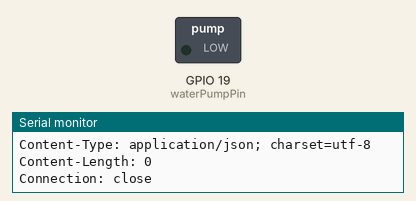
A sketch run on a simulated ESP32. On the bench: switched loads named in the sketch (green lamp = pin HIGH), the last lines printed to the serial monitor. WiFi joins after 1.5 s; servers stay silent unless stated; uploads are accepted with an empty reply.

Above: at 2.1 s.
At 4.9 s:
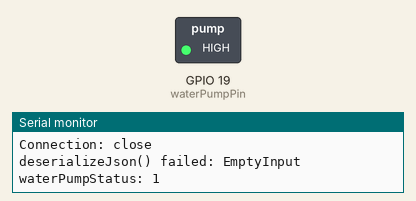
Timing chart, 0 to 12.6 s (numbered marks = the images above):
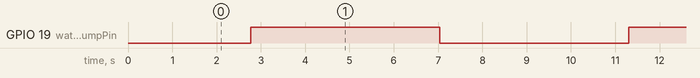

The sketch:

WiFiClient.ino
```cpp
/*
    Go to thingspeak.com and create an account if you don't have one already.
    After logging in, click on the "New Channel" button to create a new channel for your data. This is where your data will be stored and displayed.
    Fill in the Name, Description, and other fields for your channel as desired, then click the "Save Channel" button.
    Take note of the "Write API Key" located in the "API keys" tab, this is the key you will use to send data to your channel.
    Replace the channelID from tab "Channel Settings" and privateKey with "Read API Keys" from "API Keys" tab.
    Replace the host variable with the thingspeak server hostname "api.thingspeak.com"
    Upload the sketch to your ESP32 board and make sure that the board is connected to the internet. The ESP32 should now send data to your Thingspeak channel at the intervals specified by the loop function.
    Go to the channel view page on thingspeak and check the "Field1" for the new incoming data.
    You can use the data visualization and analysis tools provided by Thingspeak to display and process your data in various ways.
    Please note, that Thingspeak accepts only integer values.

    You can later check the values at https://thingspeak.com/channels/2005329
    Please note that this public channel can be accessed by anyone and it is possible that more people will write their values.
 */

#include <WiFi.h>
#include <ArduinoJson.h>
#include <ArduinoJson.hpp>


const char* ssid = "ChinaNet-8C79-WiFi5";  // Change this to your WiFi SSID
const char* password = "5a63r364";         // Change this to your WiFi password

const char* host = "192.168.71.139";            // This should not be changed
const int httpPort = 8008;                      // This should not be changed
const String channelID = "2005329";             // Change this to your channel ID
const String writeApiKey = "V6YOTILH9I7D51F9";  // Change this to your Write API key
const String readApiKey = "34W6LGLIFXD56MPM";   // Change this to your Read API key

const int waterPumpPin = 19;
int waterPumpStatus = LOW;

// The default example accepts one data filed named "field1"
// For your own server you can ofcourse create more of them.
int field1 = 0;

int numberOfResults = 3;  // Number of results to be read
int fieldNumber = 1;      // Field number which will be read out

void setup() {
  Serial.begin(115200);
  while (!Serial) { delay(100); }

  // We start by connecting to a WiFi network

  Serial.println();
  Serial.println("******************************************************");
  Serial.print("Connecting to ");
  Serial.println(ssid);

  WiFi.begin(ssid, password);

  while (WiFi.status() != WL_CONNECTED) {
    delay(500);
    Serial.print(".");
  }

  Serial.println("");
  Serial.println("WiFi connected");
  Serial.println("IP address: ");
  Serial.println(WiFi.localIP());

  pinMode(waterPumpPin, OUTPUT);
}

void readGetUserResponse(WiFiClient* client) {
  unsigned long timeout = millis();
  while (client->available() == 0) {
    if (millis() - timeout > 5000) {
      Serial.println(">>> Client Timeout !");
      client->stop();
      return;
    }
  }


  String line;
  // Read all the lines of the reply from server and print them to Serial
  while (client->available()) {
    line = client->readStringUntil('\r');
    Serial.print(line);
  }

  Serial.println(line);

  StaticJsonDocument<200> doc;
  DeserializationError error = deserializeJson(doc, line);
  if (error) {
    Serial.print(F("deserializeJson() failed: "));
    Serial.println(error.f_str());
    return;
  }

  const char* email = doc[0]["email"];
  const char* firstName = doc[0]["first_name"];
  // const uint8_t firstName = doc[0]["first_name"];

  Serial.print("email: ");
  Serial.println(email);

  Serial.print("firstName: ");
  Serial.println(firstName);

  Serial.printf("\nClosing 2 connection\n\n");
}

void getUser(WiFiClient* client) {
  String footer = String(" HTTP/1.1\r\n") + "Host: " + String(host) + "\r\n" + "Connection: close\r\n\r\n";
  client->print("GET /get_users" + footer);
}

void loop() {
  WiFiClient client;

  // WRITE --------------------------------------------------------------------------------------------
  if (!client.connect(host, httpPort)) {
    return;
  }

  getUser(&client);
  readGetUserResponse(&client);

  if (waterPumpStatus == LOW) {
    waterPumpStatus = HIGH;
  } else {
    waterPumpStatus = LOW;
  }
  digitalWrite(waterPumpPin, waterPumpStatus);

  Serial.print("waterPumpStatus: ");
  Serial.println(waterPumpStatus);


  // READ --------------------------------------------------------------------------------------------

  // -------------------------------------------------------------------------------------------------

  ++field1;
  delay(3000);
}
```

Measured:
- by itself, GPIO 19 (waterPumpPin): alternates HIGH for 4.3 s and LOW for 4.3 s
